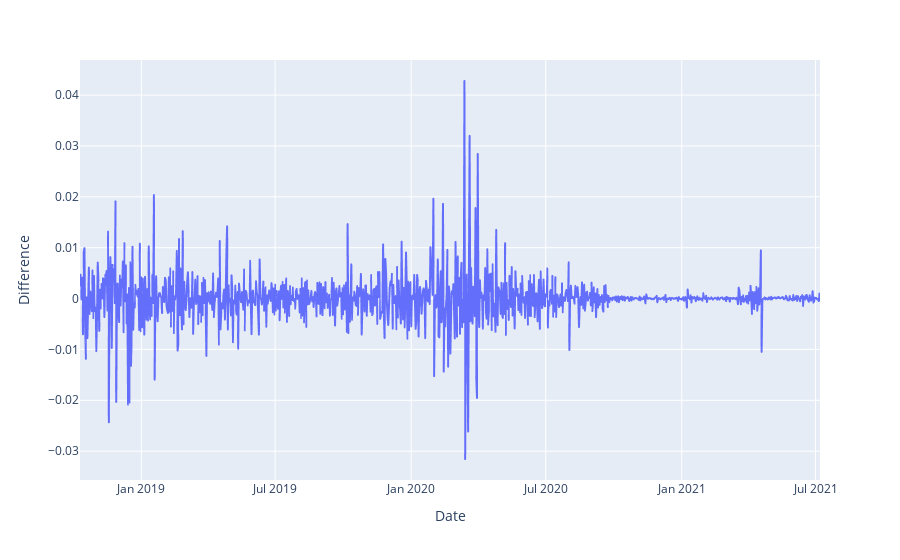

Notebook code for this chart:
### Code cell
fig = px.line(data, x='Date', y="Difference")
fig.show();

### Figure 1 — Plotly figure (JSON) as saved in the notebook; plotly's stock layout.template omitted (floating-point values rounded to 4 significant figures; data arrays with more than 128 entries replaced by an {"elided": "..."} marker saying what was removed)
{"data": [{"hovertemplate": "Date=%{x}<br>Difference=%{y}<extra></extra>", "legendgroup": "", "line": {"color": "#636efa", "dash": "solid"}, "marker": {"symbol": "circle"}, "mode": "lines", "name": "", "showlegend": false, "x": {"elided": "1002 str values"}, "xaxis": "x", "y": {"elided": "1002 float values"}, "yaxis": "y", "type": "scattergl"}], "layout": {"xaxis": {"anchor": "y", "domain": [0, 1], "title": {"text": "Date"}}, "yaxis": {"anchor": "x", "domain": [0, 1], "title": {"text": "Difference"}}, "legend": {"tracegroupgap": 0}, "margin": {"t": 60}}}
